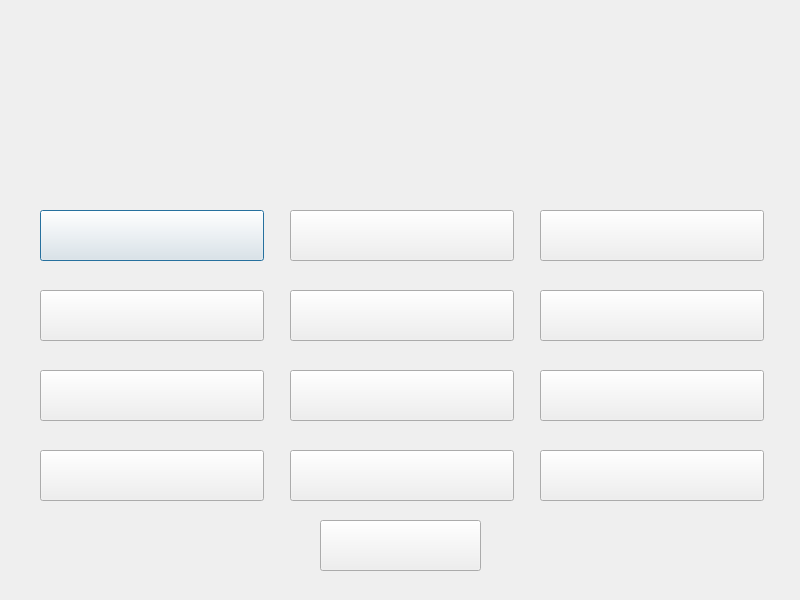
<?xml version="1.0" encoding="UTF-8"?>
<ui version="4.0">
 <class>Dialog</class>
 <widget class="QDialog" name="Dialog">
  <property name="geometry">
   <rect>
    <x>0</x>
    <y>0</y>
    <width>800</width>
    <height>600</height>
   </rect>
  </property>
  <property name="windowTitle">
   <string>Dialog</string>
  </property>
  <widget class="QLabel" name="label">
   <property name="geometry">
    <rect>
     <x>0</x>
     <y>0</y>
     <width>800</width>
     <height>600</height>
    </rect>
   </property>
   <property name="text">
    <string/>
   </property>
   <property name="pixmap">
    <pixmap>assets/Chapters/Rozdzialy.png</pixmap>
   </property>
   <property name="scaledContents">
    <bool>true</bool>
   </property>
  </widget>
  <widget class="QPushButton" name="CountriesButton">
   <property name="geometry">
    <rect>
     <x>40</x>
     <y>210</y>
     <width>224</width>
     <height>51</height>
    </rect>
   </property>
   <property name="text">
    <string/>
   </property>
   <property name="icon">
    <iconset>
     <normaloff>assets/Chapters/Panstwa.png</normaloff>assets/Chapters/Panstwa.png</iconset>
   </property>
   <property name="iconSize">
    <size>
     <width>224</width>
     <height>51</height>
    </size>
   </property>
  </widget>
  <widget class="QPushButton" name="KursPodstawowyButton_2">
   <property name="geometry">
    <rect>
     <x>290</x>
     <y>210</y>
     <width>224</width>
     <height>51</height>
    </rect>
   </property>
   <property name="text">
    <string/>
   </property>
   <property name="icon">
    <iconset>
     <normaloff>assets/Chapters/GeografiaEuropy.png</normaloff>assets/Chapters/GeografiaEuropy.png</iconset>
   </property>
   <property name="iconSize">
    <size>
     <width>224</width>
     <height>51</height>
    </size>
   </property>
  </widget>
  <widget class="QPushButton" name="KursPodstawowyButton_3">
   <property name="geometry">
    <rect>
     <x>540</x>
     <y>210</y>
     <width>224</width>
     <height>51</height>
    </rect>
   </property>
   <property name="text">
    <string/>
   </property>
   <property name="icon">
    <iconset>
     <normaloff>assets/Chapters/GospodarkaPolski.png</normaloff>assets/Chapters/GospodarkaPolski.png</iconset>
   </property>
   <property name="iconSize">
    <size>
     <width>224</width>
     <height>51</height>
    </size>
   </property>
  </widget>
  <widget class="QPushButton" name="KursPodstawowyButton_4">
   <property name="geometry">
    <rect>
     <x>40</x>
     <y>290</y>
     <width>224</width>
     <height>51</height>
    </rect>
   </property>
   <property name="text">
    <string/>
   </property>
   <property name="icon">
    <iconset>
     <normaloff>assets/Chapters/KrajobrazyPolski.png</normaloff>assets/Chapters/KrajobrazyPolski.png</iconset>
   </property>
   <property name="iconSize">
    <size>
     <width>224</width>
     <height>51</height>
    </size>
   </property>
  </widget>
  <widget class="QPushButton" name="KursPodstawowyButton_5">
   <property name="geometry">
    <rect>
     <x>290</x>
     <y>290</y>
     <width>224</width>
     <height>51</height>
    </rect>
   </property>
   <property name="text">
    <string/>
   </property>
   <property name="icon">
    <iconset>
     <normaloff>assets/Chapters/KrajobrazySwiata.png</normaloff>assets/Chapters/KrajobrazySwiata.png</iconset>
   </property>
   <property name="iconSize">
    <size>
     <width>224</width>
     <height>51</height>
    </size>
   </property>
  </widget>
  <widget class="QPushButton" name="KursPodstawowyButton_6">
   <property name="geometry">
    <rect>
     <x>540</x>
     <y>290</y>
     <width>224</width>
     <height>51</height>
    </rect>
   </property>
   <property name="text">
    <string/>
   </property>
   <property name="icon">
    <iconset>
     <normaloff>assets/Chapters/LadyOceany.png</normaloff>assets/Chapters/LadyOceany.png</iconset>
   </property>
   <property name="iconSize">
    <size>
     <width>224</width>
     <height>51</height>
    </size>
   </property>
  </widget>
  <widget class="QPushButton" name="KursPodstawowyButton_7">
   <property name="geometry">
    <rect>
     <x>40</x>
     <y>370</y>
     <width>224</width>
     <height>51</height>
    </rect>
   </property>
   <property name="text">
    <string/>
   </property>
   <property name="icon">
    <iconset>
     <normaloff>assets/Chapters/SasiedziPolski.png</normaloff>assets/Chapters/SasiedziPolski.png</iconset>
   </property>
   <property name="iconSize">
    <size>
     <width>224</width>
     <height>51</height>
    </size>
   </property>
  </widget>
  <widget class="QPushButton" name="KursPodstawowyButton_8">
   <property name="geometry">
    <rect>
     <x>290</x>
     <y>370</y>
     <width>224</width>
     <height>51</height>
    </rect>
   </property>
   <property name="text">
    <string/>
   </property>
   <property name="icon">
    <iconset>
     <normaloff>assets/Chapters/SpoleczenstwoPolski.png</normaloff>assets/Chapters/SpoleczenstwoPolski.png</iconset>
   </property>
   <property name="iconSize">
    <size>
     <width>224</width>
     <height>51</height>
    </size>
   </property>
  </widget>
  <widget class="QPushButton" name="KursPodstawowyButton_9">
   <property name="geometry">
    <rect>
     <x>540</x>
     <y>370</y>
     <width>224</width>
     <height>51</height>
    </rect>
   </property>
   <property name="text">
    <string/>
   </property>
   <property name="icon">
    <iconset>
     <normaloff>assets/Chapters/SrodowsiskoPolski.png</normaloff>assets/Chapters/SrodowsiskoPolski.png</iconset>
   </property>
   <property name="iconSize">
    <size>
     <width>224</width>
     <height>51</height>
    </size>
   </property>
  </widget>
  <widget class="QPushButton" name="KursPodstawowyButton_10">
   <property name="geometry">
    <rect>
     <x>40</x>
     <y>450</y>
     <width>224</width>
     <height>51</height>
    </rect>
   </property>
   <property name="text">
    <string/>
   </property>
   <property name="icon">
    <iconset>
     <normaloff>assets/Chapters/Transport.png</normaloff>assets/Chapters/Transport.png</iconset>
   </property>
   <property name="iconSize">
    <size>
     <width>224</width>
     <height>51</height>
    </size>
   </property>
  </widget>
  <widget class="QPushButton" name="KursPodstawowyButton_11">
   <property name="geometry">
    <rect>
     <x>290</x>
     <y>450</y>
     <width>224</width>
     <height>51</height>
    </rect>
   </property>
   <property name="text">
    <string/>
   </property>
   <property name="icon">
    <iconset>
     <normaloff>assets/Chapters/WlasnyRegion.png</normaloff>assets/Chapters/WlasnyRegion.png</iconset>
   </property>
   <property name="iconSize">
    <size>
     <width>224</width>
     <height>51</height>
    </size>
   </property>
  </widget>
  <widget class="QPushButton" name="KursPodstawowyButton_12">
   <property name="geometry">
    <rect>
     <x>540</x>
     <y>450</y>
     <width>224</width>
     <height>51</height>
    </rect>
   </property>
   <property name="text">
    <string/>
   </property>
   <property name="icon">
    <iconset>
     <normaloff>assets/Chapters/Wszechswiat.png</normaloff>assets/Chapters/Wszechswiat.png</iconset>
   </property>
   <property name="iconSize">
    <size>
     <width>224</width>
     <height>51</height>
    </size>
   </property>
  </widget>
  <widget class="QPushButton" name="BackButton">
   <property name="geometry">
    <rect>
     <x>320</x>
     <y>520</y>
     <width>161</width>
     <height>51</height>
    </rect>
   </property>
   <property name="text">
    <string/>
   </property>
   <property name="icon">
    <iconset>
     <normaloff>assets/Cofnij.png</normaloff>assets/Cofnij.png</iconset>
   </property>
   <property name="iconSize">
    <size>
     <width>161</width>
     <height>51</height>
    </size>
   </property>
  </widget>
 </widget>
 <resources/>
 <connections/>
</ui>
